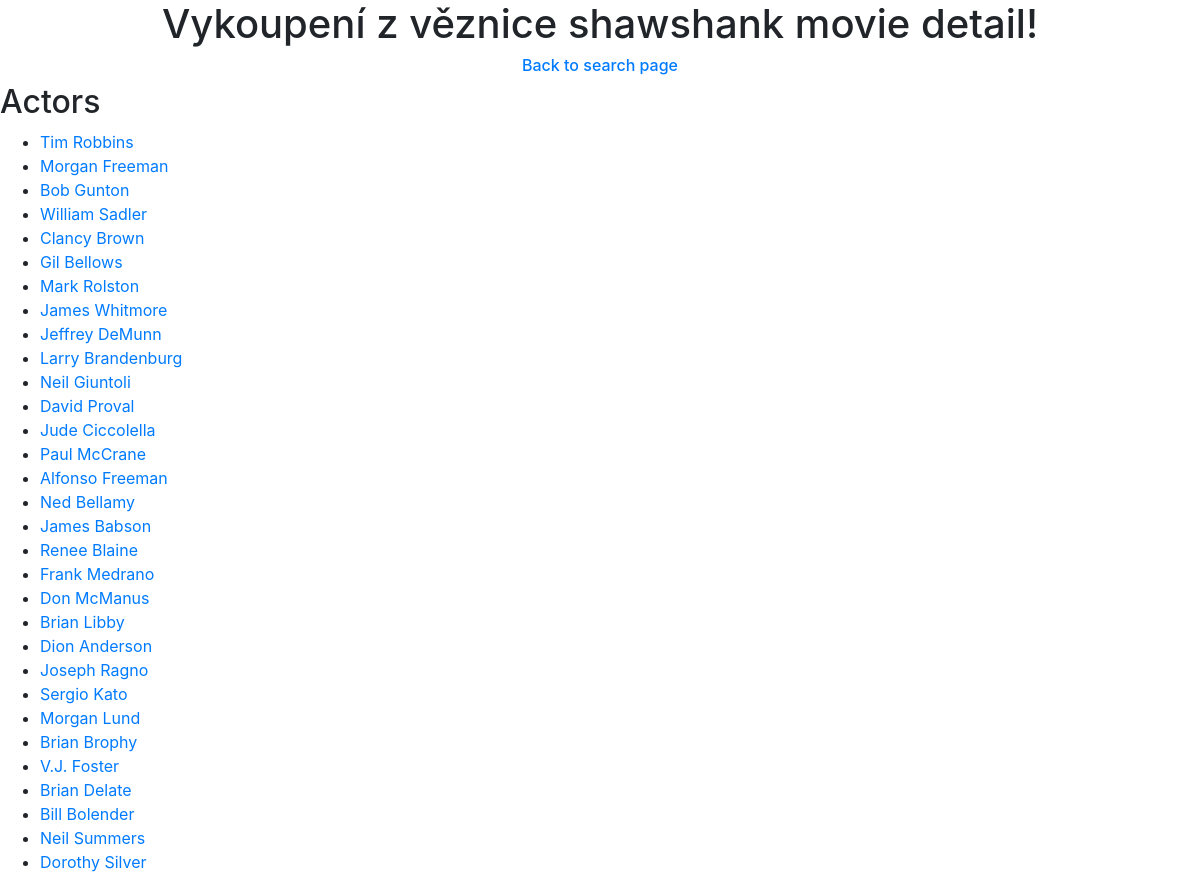
Screenshot of /movie/Vykoupení z věznice Shawshank with the database file from the repository.
### tables this page shows
CREATE TABLE movies 
        (`id` int, `name` varchar(255), `link` varchar(255), `year` int);

CREATE TABLE actors 
        (`name` varchar(255), `actor_link` varchar(255), `movie_link` varchar(255));

### app.py (the view)
@app.get("/movie/{name}", response_class=HTMLResponse)
def movie_page(request: Request, name):
    actors = movie_detail(name)
    if actors:
        return templates.TemplateResponse("movie_page.html", {"request": request,
                                                              "movie_name": name,
                                                              "actors": actors})
    return templates.TemplateResponse("movie_not_found.html", {"request": request})

### templates/movie_page.html (shortened to what this page needs)
<!DOCTYPE html>
<html lang="en">
<head>
    <link rel="stylesheet" href="https://cdn.jsdelivr.net/npm/bootstrap@4.6.0/dist/css/bootstrap.min.css"
>
</head>
<body>
<link rel="stylesheet" href="https://cdn.jsdelivr.net/npm/bootstrap@4.6.0/dist/css/bootstrap.min.css"
>
<h1 class="text-center"> {{ movie_name.capitalize() }} movie detail! </h1>
<h6 class="text-center"><a href="/">Back to search page</a></h6>
<link rel="stylesheet" href="https://cdn.jsdelivr.net/npm/bootstrap@4.6.0/dist/css/bootstrap.min.css"
>
<h2>Actors</h2>
<ul>
    {% for actor in actors %}
    <li><a href="{{ actor[1] }}">{{ actor[0] }}</a></li>
    {% endfor %}
</ul>
</body>
</html>

### rows the page displays
movies: capitalize "Vykoupení z věznice shawshank"
actors: name "Tim Robbins"
actors: name "Morgan Freeman"
actors: name "Bob Gunton"
actors: name "William Sadler"
actors: name "Clancy Brown"
actors: name "Gil Bellows"
actors: name "Mark Rolston"
actors: name "James Whitmore"
actors: name "Jeffrey DeMunn"
actors: name "Larry Brandenburg"
actors: name "Neil Giuntoli"
actors: name "David Proval"
actors: name "Jude Ciccolella"
actors: name "Paul McCrane"
actors: name "Alfonso Freeman"
actors: name "Ned Bellamy"
actors: name "James Babson"
actors: name "Renee Blaine"
actors: name "Frank Medrano"
actors: name "Don McManus"
actors: name "Brian Libby"
actors: name "Dion Anderson"
actors: name "Joseph Ragno"
actors: name "Sergio Kato"
actors: name "Morgan Lund"
actors: name "Brian Brophy"
actors: name "V.J. Foster"
actors: name "Brian Delate"
actors: name "Bill Bolender"
actors: name "Neil Summers"
actors: name "Dorothy Silver"
